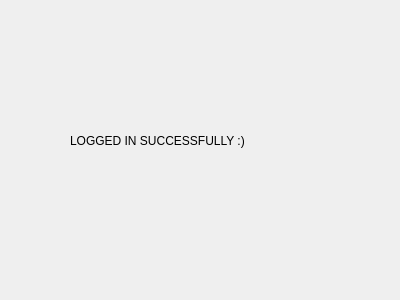
<?xml version="1.0" encoding="UTF-8"?>
<ui version="4.0">
 <class>Dialog</class>
 <widget class="QDialog" name="Dialog">
  <property name="geometry">
   <rect>
    <x>0</x>
    <y>0</y>
    <width>400</width>
    <height>300</height>
   </rect>
  </property>
  <property name="windowTitle">
   <string>Dialog</string>
  </property>
  <widget class="QLabel" name="label">
   <property name="geometry">
    <rect>
     <x>70</x>
     <y>65</y>
     <width>281</width>
     <height>151</height>
    </rect>
   </property>
   <property name="text">
    <string>LOGGED IN SUCCESSFULLY :)</string>
   </property>
  </widget>
 </widget>
 <resources/>
 <connections/>
</ui>
